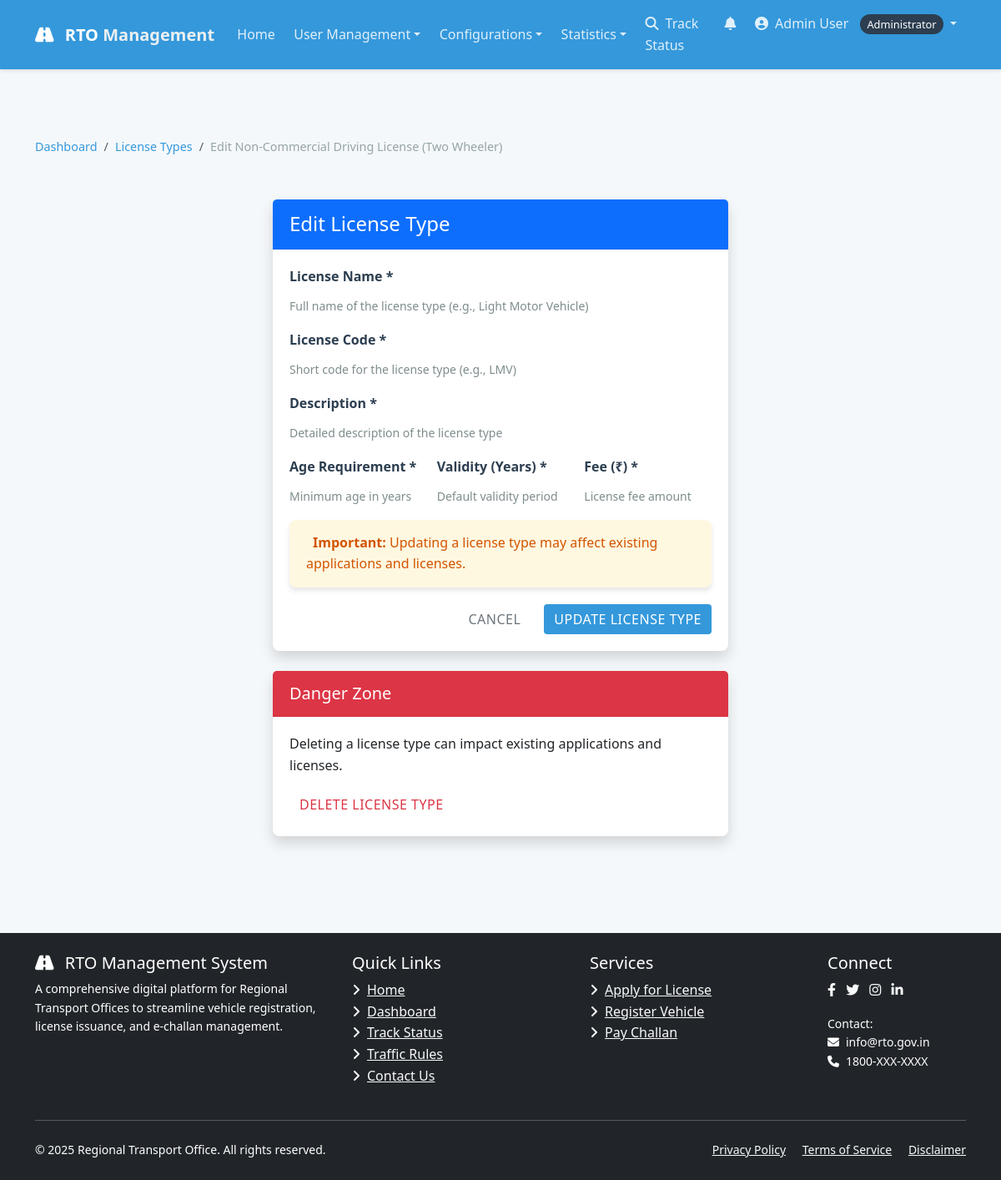
The page /license/type/2/edit/ (signed in) on the database its author committed.
### accounts/models.py (models this page shows, shortened)
class User(AbstractUser):
    USER_TYPE_CHOICES = (
        ('CITIZEN', 'Citizen'),
        ('OFFICER', 'RTO Officer'),
        ('ADMIN', 'Administrator'),
    )
    username = None
    email = models.EmailField(_('email address'), unique=True)
    phone_number = models.CharField(max_length=15, blank=True, null=True)
    aadhaar_number = models.CharField(max_length=16, blank=True, null=True)
    address = models.TextField(blank=True, null=True)
    user_type = models.CharField(max_length=10, choices=USER_TYPE_CHOICES, default='CITIZEN')
    profile_picture = models.ImageField(upload_to='profile_pics/', blank=True, null=True)
    USERNAME_FIELD = 'email'
    REQUIRED_FIELDS = []
    objects = UserManager()
    def get_full_name(self):
        return f"{self.first_name} {self.last_name}" if self.first_name or self.last_name else self.email

### license/models.py (models this page shows, shortened)
class LicenseType(models.Model):
    name = models.CharField(max_length=100)
    code = models.CharField(max_length=10, unique=True)
    description = models.TextField()
    age_requirement = models.PositiveIntegerField(default=18)
    validity_years = models.PositiveIntegerField(default=10)
    fee = models.DecimalField(max_digits=10, decimal_places=2)

### license/views.py (the view, shortened to what this page needs)
# urls.py: path('type/<int:type_id>/edit/', views.edit_license_type, name='edit_license_type'),
@login_required
@user_passes_test(lambda u: u.user_type == 'ADMIN')
def edit_license_type(request, type_id):
    license_type = get_object_or_404(LicenseType, id=type_id)
    return render(request, 'license/edit_license_type.html', {'license_type': license_type})

### templates/license/edit_license_type.html (shortened to what this page needs)
{% extends 'base.html' %}
{% block content %}
<div class="container py-5">
    <div class="row mb-4">
        <div class="col">
            <nav aria-label="breadcrumb">
                <ol class="breadcrumb">
                    <li class="breadcrumb-item"><a href="{% url 'dashboard' %}">Dashboard</a></li>
                    <li class="breadcrumb-item"><a href="{% url 'license_types' %}">License Types</a></li>
                    <li class="breadcrumb-item active" aria-current="page">Edit {{ license_type.name }}</li>
                </ol>
            </nav>
        </div>
    </div>
    <div class="row">
        <div class="col-md-6 mx-auto">
            <div class="card shadow">
                <div class="card-header bg-primary text-white">
                    <h4 class="mb-0">Edit License Type</h4>
                </div>
                <div class="card-body">
                    <form method="post">
                        <div class="mb-3">
                            <label for="{{ form.name.id_for_label }}" class="form-label">License Name *</label>
                            <div class="form-text">Full name of the license type (e.g., Light Motor Vehicle)</div>
                        </div>
                        <div class="mb-3">
                            <label for="{{ form.code.id_for_label }}" class="form-label">License Code *</label>
                            <div class="form-text">Short code for the license type (e.g., LMV)</div>
                        </div>
                        <div class="mb-3">
                            <label for="{{ form.description.id_for_label }}" class="form-label">Description *</label>
                            <div class="form-text">Detailed description of the license type</div>
                        </div>
                        <div class="row">
                            <div class="col-md-4">
                                <div class="mb-3">
                                    <label for="{{ form.age_requirement.id_for_label }}" class="form-label">Age Requirement *</label>
                                    <div class="form-text">Minimum age in years</div>
                                </div>
                            </div>
                            <div class="col-md-4">
                                <div class="mb-3">
                                    <label for="{{ form.validity_years.id_for_label }}" class="form-label">Validity (Years) *</label>
                                    <div class="form-text">Default validity period</div>
                                </div>
                            </div>
                            <div class="col-md-4">
                                <div class="mb-3">
                                    <label for="{{ form.fee.id_for_label }}" class="form-label">Fee (₹) *</label>
                                    <div class="form-text">License fee amount</div>
                                </div>
                            </div>
                        </div>
                        <div class="alert alert-warning">
                            <strong>Important:</strong> Updating a license type may affect existing applications and licenses.
                        </div>
                        <div class="d-grid gap-2 d-md-flex justify-content-md-end">
                            <a href="{% url 'license_types' %}" class="btn btn-outline-secondary me-md-2">Cancel</a>
                            <button type="submit" class="btn btn-primary">Update License Type</button>
                        </div>
                    </form>
                </div>
            </div>
            <div class="card shadow mt-4">
                <div class="card-header bg-danger text-white">
                    <h5 class="mb-0">Danger Zone</h5>
                </div>
                <div class="card-body">
                    <p>Deleting a license type can impact existing applications and licenses.</p>
                    <button type="button" class="btn btn-outline-danger" data-bs-toggle="modal" data-bs-target="#deleteModal">
                         Delete License Type
                    </button>
                </div>
            </div>
        </div>
    </div>
</div>
{% endblock %}

### templates/base.html (shortened to what this page needs)
<!DOCTYPE html>
<html lang="en">
<head>
    <link href="https://cdn.jsdelivr.net/npm/bootstrap@5.3.0/dist/css/bootstrap.min.css" rel="stylesheet">
    <link href="https://cdnjs.cloudflare.com/ajax/libs/font-awesome/6.4.0/css/all.min.css" rel="stylesheet">
    <link rel="stylesheet" href="/static/css/style.css">
</head>
<body>
    <nav class="navbar navbar-expand-lg navbar-dark fixed-top">
        <div class="container">
            <a class="navbar-brand" href="/">
                <i class="fas fa-road me-2"></i> RTO <span>Management</span>
            </a>
            <div class="collapse navbar-collapse" id="navbarContent">
                <ul class="navbar-nav me-auto mb-2 mb-lg-0">
                    <li class="nav-item">
                        <a class="nav-link {% if request.path == '/' %}active{% endif %}" href="/">Home</a>
                    </li>
                    {% if user.is_authenticated %}
                        {% if user.user_type == 'CITIZEN' %}
                            <li class="nav-item dropdown">
                                <a class="nav-link dropdown-toggle" href="#" id="licenseDropdown" role="button" data-bs-toggle="dropdown" aria-expanded="false">License</a>
                                <ul class="dropdown-menu" aria-labelledby="licenseDropdown">
                                    <li><a class="dropdown-item" href="{% url 'apply_for_license' %}">Apply for License</a></li>
                                    <li><a class="dropdown-item" href="{% url 'my_license_applications' %}">My Applications</a></li>
                                    <li><a class="dropdown-item" href="{% url 'my_licenses' %}">My Licenses</a></li>
                                </ul>
                            </li>
                            <li class="nav-item dropdown">
                                <a class="nav-link dropdown-toggle" href="#" id="vehicleDropdown" role="button" data-bs-toggle="dropdown" aria-expanded="false">Vehicle</a>
                                <ul class="dropdown-menu" aria-labelledby="vehicleDropdown">
                                    <li><a class="dropdown-item" href="{% url 'apply_for_registration' %}">Register Vehicle</a></li>
                                    <li><a class="dropdown-item" href="{% url 'my_registration_applications' %}">My Registrations</a></li>
                                    <li><a class="dropdown-item" href="{% url 'my_vehicles' %}">My Vehicles</a></li>
                                    <li><a class="dropdown-item" href="{% url 'vehicle_transfers' %}">My Transfers</a></li>
                                </ul>
                            </li>
                            <li class="nav-item dropdown">
                                <a class="nav-link dropdown-toggle" href="#" id="challanDropdown" role="button" data-bs-toggle="dropdown" aria-expanded="false">Challan</a>
                                <ul class="dropdown-menu" aria-labelledby="challanDropdown">
                                    <li><a class="dropdown-item" href="{% url 'search_challan' %}">Search Challan</a></li>
                                    <li><a class="dropdown-item" href="{% url 'my_challans' %}">My Challans</a></li>
                                </ul>
                            </li>
                        {% elif user.user_type == 'ADMIN' %}
                            <li class="nav-item dropdown">
                                <a class="nav-link dropdown-toggle" href="#" id="adminUsersDropdown" role="button" data-bs-toggle="dropdown" aria-expanded="false">User Management</a>
                            </li>
                            <li class="nav-item dropdown">
                                <a class="nav-link dropdown-toggle" href="#" id="adminConfigDropdown" role="button" data-bs-toggle="dropdown" aria-expanded="false">Configurations</a>
                            </li>
                            <li class="nav-item dropdown">
                                <a class="nav-link dropdown-toggle" href="#" id="adminStatsDropdown" role="button" data-bs-toggle="dropdown" aria-expanded="false">Statistics</a>
                            </li>
                        {% endif %}
                    {% endif %}
                </ul>
                <ul class="navbar-nav">
                    <li class="nav-item">
                        <a class="nav-link" href="/dashboard/status/license/" id="navStatusLink">
                            <i class="fas fa-search me-1"></i> Track Status
                        </a>
                    </li>
                    {% if user.is_authenticated %}
                        <li class="nav-item">
                            <a class="nav-link position-relative" href="#" id="notificationToggle" data-bs-toggle="dropdown" aria-expanded="false">
                                <i class="fas fa-bell"></i>
                            </a>
                        </li>
                        <li class="nav-item dropdown">
                            <a class="nav-link dropdown-toggle" href="#" id="userDropdown" role="button" data-bs-toggle="dropdown" aria-expanded="false">
                                <i class="fas fa-user-circle me-1"></i>
                                {{ user.get_full_name|default:user.email }}
                                <span class="user-badge">{{ user.get_user_type_display }}</span>
                            </a>
                        </li>
                    {% endif %}
                </ul>
            </div>
        </div>
    </nav>
    <main role="main" class="container-fluid py-5">
        {% block content %}{% endblock %}
    </main>
    <footer class="py-4 bg-dark text-white">
        <div class="container">
            <div class="row">
                <div class="col-md-4 mb-4 mb-md-0">
                    <h5><i class="fas fa-road me-2"></i> RTO Management System</h5>
                    <p class="small">A comprehensive digital platform for Regional Transport Offices to streamline vehicle registration, license issuance, and e-challan management.</p>
                </div>
                <div class="col-md-3 mb-4 mb-md-0">
                    <h5>Quick Links</h5>
                    <ul class="list-unstyled">
                        <li><a href="/" class="text-light"><i class="fas fa-angle-right me-2"></i>Home</a></li>
                        <li><a href="{% url 'dashboard' %}" class="text-light"><i class="fas fa-angle-right me-2"></i>Dashboard</a></li>
                        <li><a href="/dashboard/status/license/" class="text-light"><i class="fas fa-angle-right me-2"></i>Track Status</a></li>
                        <li><a href="#" class="text-light"><i class="fas fa-angle-right me-2"></i>Traffic Rules</a></li>
                        <li><a href="#" class="text-light"><i class="fas fa-angle-right me-2"></i>Contact Us</a></li>
                    </ul>
                </div>
                <div class="col-md-3 mb-4 mb-md-0">
                    <h5>Services</h5>
                    <ul class="list-unstyled">
                        <li><a href="{% url 'apply_for_license' %}" class="text-light"><i class="fas fa-angle-right me-2"></i>Apply for License</a></li>
                        <li><a href="{% url 'apply_for_registration' %}" class="text-light"><i class="fas fa-angle-right me-2"></i>Register Vehicle</a></li>
                        <li><a href="{% url 'search_challan' %}" class="text-light"><i class="fas fa-angle-right me-2"></i>Pay Challan</a></li>
                    </ul>
                </div>
                <div class="col-md-2">
                    <h5>Connect</h5>
                    <div class="social-icons">
                        <a href="#" class="text-light me-2"><i class="fab fa-facebook-f"></i></a>
                        <a href="#" class="text-light me-2"><i class="fab fa-twitter"></i></a>
                        <a href="#" class="text-light me-2"><i class="fab fa-instagram"></i></a>
                        <a href="#" class="text-light me-2"><i class="fab fa-linkedin-in"></i></a>
                    </div>
                    <div class="mt-3">
                        <p class="small mb-0">Contact:</p>
                        <p class="small mb-0"><i class="fas fa-envelope me-2"></i>info@rto.gov.in</p>
                        <p class="small mb-0"><i class="fas fa-phone me-2"></i>1800-XXX-XXXX</p>
                    </div>
                </div>
            </div>
            <hr class="bg-secondary my-4">
            <div class="row">
                <div class="col-md-6">
                    <p class="small mb-0">&copy; {% now "Y" %} Regional Transport Office. All rights reserved.</p>
                </div>
                <div class="col-md-6 text-md-end">
                    <p class="small mb-0">
                        <a href="#" class="text-light me-3">Privacy Policy</a>
                        <a href="#" class="text-light me-3">Terms of Service</a>
                        <a href="#" class="text-light">Disclaimer</a>
                    </p>
                </div>
            </div>
        </div>
    </footer>
</body>
</html>

### rows shown on the page
User: get_full_name "Admin User", user_type "Administrator"
LicenseType: name "Non-Commercial Driving License (Two Wheeler)"
